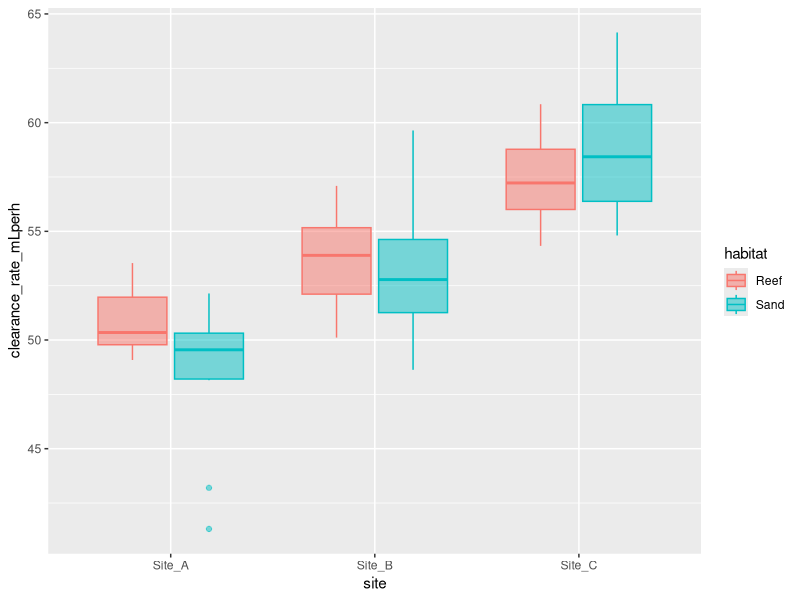
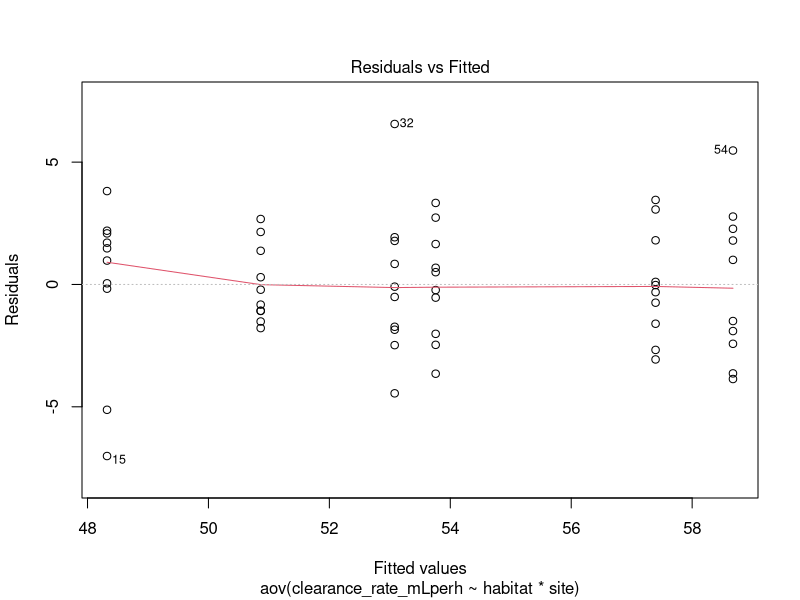
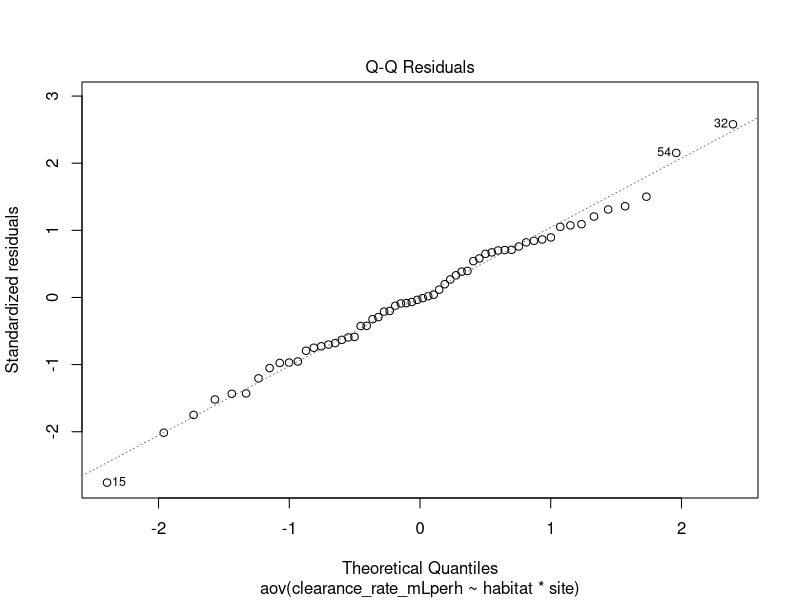
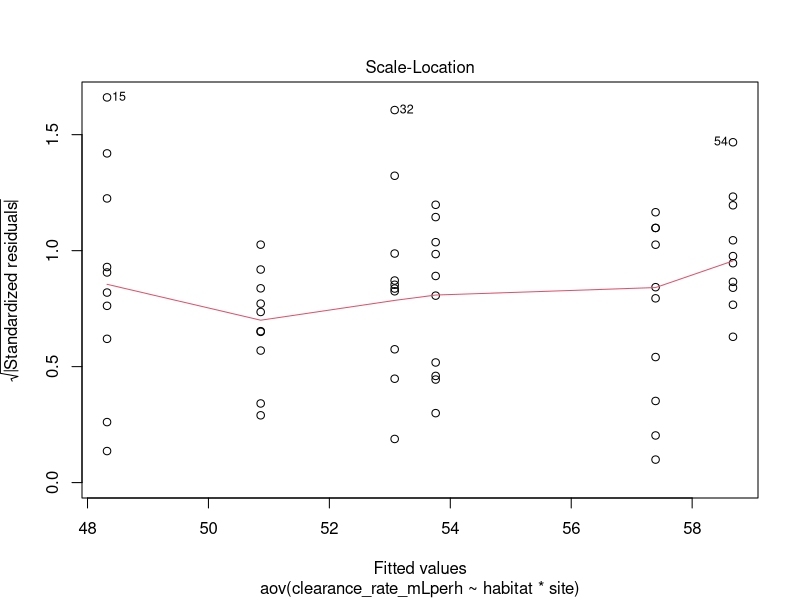
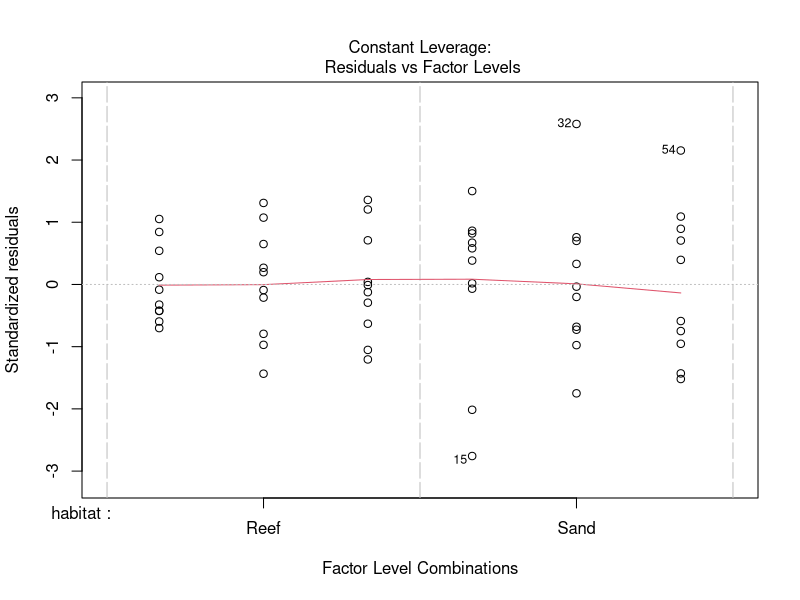
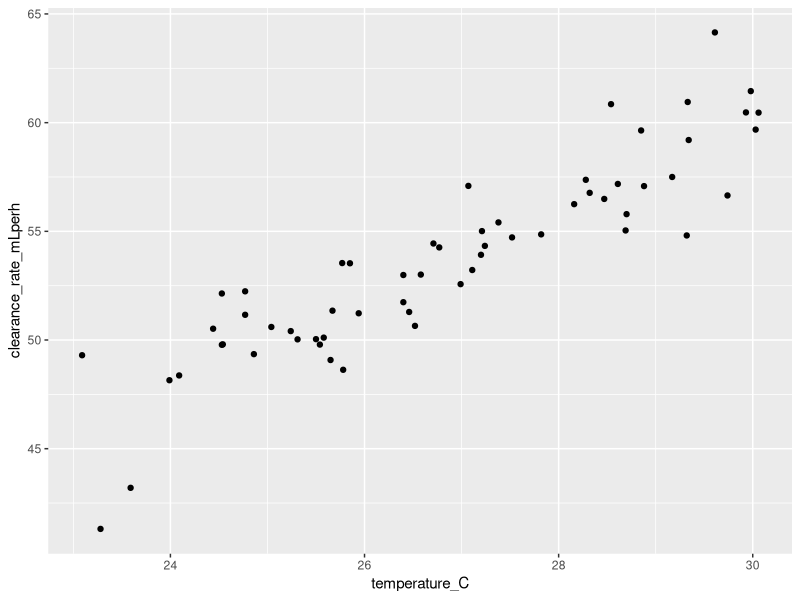
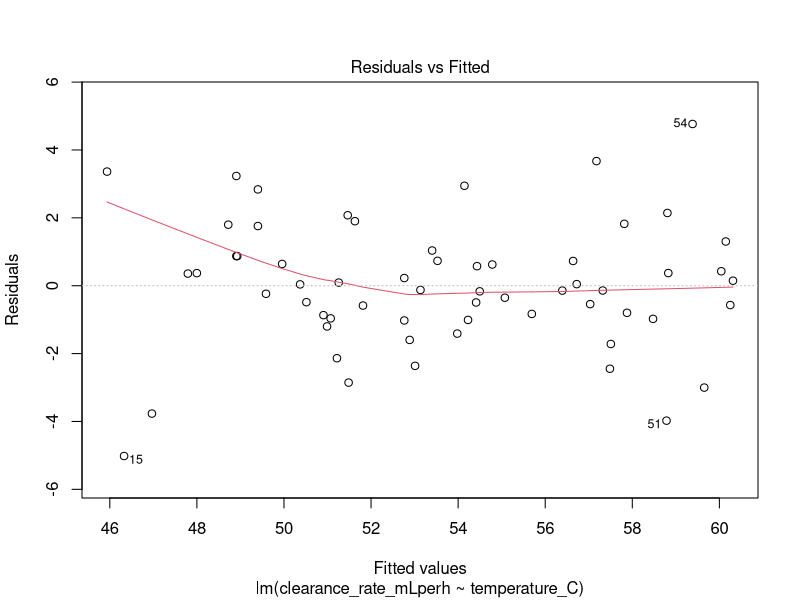
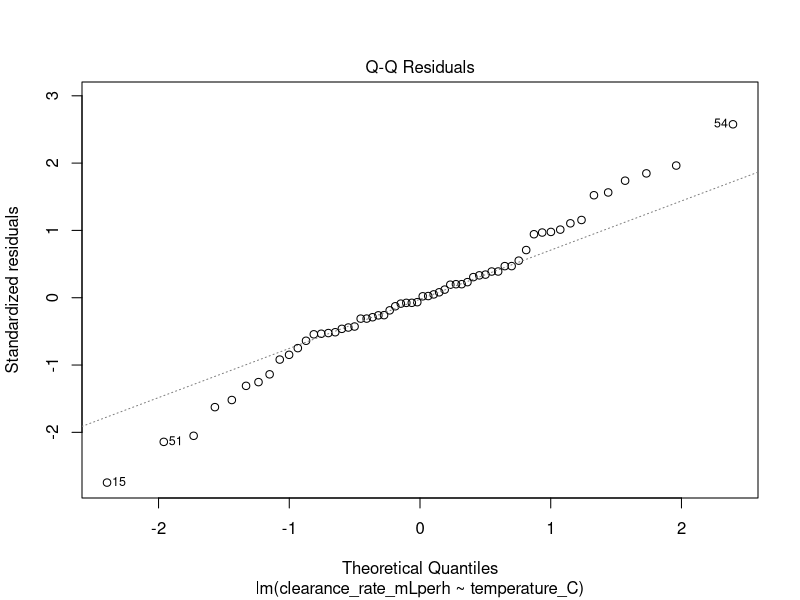

The R source for these figures, in order:
# MES 503 Lab Assignment 3
# 10/6/2026
# Created by Kayla Blincow (with help from ChatGPT)
# ------------------------------------------------------------------------------


# INSTRUCTIONS

# Complete this script as you work through the assignment.
#
# - Replace every "# FILL IN" section with your own code or written response.
# - Comment your code so that someone else can follow your workflow.
# - Do not delete the research questions or prompts.
# - Your script should run from beginning to end without errors.
# - Save this script as: LastName_FirstName_MES503_LabAssignment2.R
# - Submit your completed script to Brightspace by the deadline.


################################################################################

# Research scenario:
# Researchers measured the feeding/clearance rate of scallops at three 
# coastal sites (A, B, and C) and in two habitat types (sand and reef). 
 
# There are 3 different data files:

# scallop_observations.csv - records of clearance rate of scallops sample from 
# different sites/habitats

# environmental_data.csv - records of local environmental data collected while measuring
# clearance rates (specifically depth and temperature)

# site_metadata.csv - records of general characteristics of each site

# Your initial research question is:
#   Does the clearance rate of scallops differ among sites and/or habitats?


################################################################################

# ==============================================================================
# PART 1: SET UP YOUR WORKSPACE
# ==============================================================================

# Write code to clear your workspace, load necessary packages and import your
# data file.

# FILL IN CODE HERE

# Explore your newly imported datasets.

# FILL IN CODE HERE

# Is there anything about the structure of the datasets that you think is
# important to understand before beginning the analyses? Are there any common 
# variables between your datasets that  might be used to combine them?

# FILL IN WRITTEN ANSWER HERE

rm(list = ls())
library(tidyverse)

observations <- read.csv("Lab Assignment 3/scallop_observations.csv")
environment <- read.csv("Lab Assignment 3/environmental_data.csv")
site_info <- read.csv("Lab Assignment 3/site_metadata.csv")



# ==============================================================================
# PART 2: DATA WRANGLING
# ==============================================================================

# Your datasets contain information that belongs together, but it is currently 
# stored in separate tables.
#
# Use joins to generate a single dataset that combines all three data files.

# Your final dataset should contain at least:
# sample_id
# site
# habitat
# clearance rate
# temperature_C
# depth_m
# location_type
# management_zone

# FILL IN CODE HERE
combo <- left_join(observations, environment) |> left_join(site_info)


# Use your data wrangling skills to answer the following questions:
#
# 1. Which site has the highest mean clearance rate?
# 2. Which site has the highest mean temperature?
# 3. Which site has the highest mean depth?
# 4. Do you notice any patterns?

# FILL IN WRITTEN ANSWER HERE

combo |> group_by(site) |> summarize(mn_clearance = mean(clearance_rate_mLperh),
                                       mn_temp = mean(temperature_C),
                                     mn_depth = mean(depth_m))


# ==============================================================================
# PART 3: ADDRESS YOUR INITIAL RESEARCH QUESTION
# ==============================================================================

# Research question:
#
# Does the clearance rate of scallops differ among sites and/or habitats, and 
# is there an interaction between site and habitat?

# Step 1: Visualize your data! 
# Create a visual that will help you establish an expectation for the answer to
# your research question.

# FILL IN CODE HERE
ggplot(combo, aes(x = site, y = clearance_rate_mLperh, fill = habitat, color = habitat)) +
  geom_boxplot(alpha = 0.5)

# Step 2: Conduct a statistical analysis!
# This should include an evaluation of the assumptions of the test you choose to
# use and any relevant post-hoc tests.

# FILL IN CODE HERE
m1 <- aov(clearance_rate_mLperh ~ habitat*site, data = combo)

plot(m1)

summary(m1)

# Step 3: Interpret the results of your statistical analysis!
# Report the results of your test(s) as you would in a peer-reviewed journal, 
# including a publication quality visual. Make sure to explicitly answer your
# research question and provide an ecological interpretation of your results. 
# (IMPORTANT: Do not overstate your results, report only what is appropriate 
# given the data you have.)

# FILL IN CODE/WRITTEN ANSWER HERE


# ==============================================================================
# PART 4: DIGGING DEEPER INTO YOUR RESULTS
# ==============================================================================

# Your statistical test above should suggest that clearance rates differ among sites.
#
# But remember:
#
#   A significant site effect does NOT tell us why sites differ.


# Explore the environmental variables measured across sites using visuals.

# FILL IN CODE HERE


# Is there another variable that appears to change systematically among
# the three sites?

# Formulate a new hypothesis:
# "Variation in ______ may explain variation in clearance."

# FILL IN WRITTEN ANSWER HERE


# ==============================================================================
# PART 5: ADDRESS YOUR NEW HYPOTHESIS
# ==============================================================================

# Test your new hypothesis using a statistical analysis.


# Step 1: Visualize your data! 
# Create a visual that will help you establish an expectation.
# FILL IN CODE HERE
ggplot(combo, aes(x = temperature_C, y = clearance_rate_mLperh)) +
  geom_point()

# Step 2: Conduct a statistical analysis!
# This should include an evaluation of the assumptions of the test you choose to
# use and any relevant post-hoc tests.

# FILL IN CODE HERE
m2 <- lm(clearance_rate_mLperh ~ temperature_C, data = combo)

plot(m2)

summary(m2)

# Step 3: Interpret the results of your statistical analysis!
# Report the results of your test(s) as you would in a peer-reviewed journal, 
# including a publication quality visual. Make sure to explicitly answer your
# research question and provide an ecological interpretation of your results. 
# (IMPORTANT: Do not overstate your results, report only what is appropriate 
# given the data you have.)

# FILL IN CODE/WRITTEN ANSWER HERE



# ==============================================================================
# PART 6: CONNECTING THE TWO ANALYSES
# ==============================================================================

# Think carefully about what happened in the two analyses.
#
# Questions:
#
# 1. Why can a categorical variable such as site be significant even when it is 
#    not necessarily the mechanism causing the response to differ?
#
# 2. How does your second analysis help explain the site pattern?
#
# 3. Based on these data, would it be reasonable to conclude that "site causes 
#    changes in clearance rates"? Why or why not?
#
# 4. What additional analysis or experiment could help distinguish a true site 
#    effect from an environmental variable associated with site?


# FILL IN WRITTEN ANSWERS HERE


# ==============================================================================
# ==============================================================================
# Before submitting, make sure you have:

# DATA & CODE
# [ ] Successfully imported the data.
# [ ] Explored and checked your data before beginning your analyses.
# [ ] Completed all required data wrangling.
# [ ] Added comments that explain important steps in your workflow.

# ANALYSIS
# [ ] Addressed each research question.
# [ ] Considered the assumptions relevant to your statistical analyses.
# [ ] Researched and documented how you addressed any violated assumptions.

# VISUALIZATIONS
# [ ] Created all required visualizations.
# [ ] Included appropriate axis labels, units, and titles.
# [ ] Customized your visualizations appropriately.
# [ ] Made sure your visualizations accurately represent your data.

# INTERPRETATION
# [ ] Reported the important results from your statistical analyses.
# [ ] Provided statistical interpretations of your results.
# [ ] Connected your results back to the research questions.
# [ ] Provided ecological interpretations where appropriate.

# FINAL SCRIPT
# [ ] Answered all written questions and prompts.
# [ ] Included citations or links for any outside resources you used.
# [ ] Checked that your script runs from beginning to end without errors.
# [ ] Saved your script using the required filename.

# SAVE YOUR SCRIPT AND SUBMIT TO BRIGHTSPACE!
